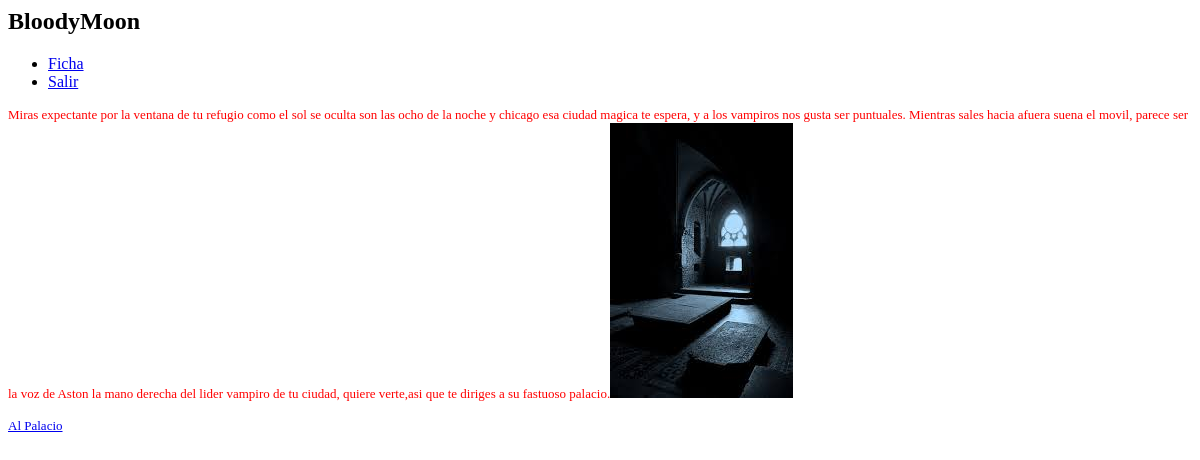
The page /jugar.php (signed in) on the database its author committed.
### tables this page shows
CREATE TABLE IF NOT EXISTS `escena` (
`ID` int(11) NOT NULL,
  `nombre` text NOT NULL,
  `descripcion` text NOT NULL,
  `imagen` text NOT NULL,
  `visitada` tinyint(4) DEFAULT NULL
);

### jugar.php (the view, shortened to what this page needs)
<html>
<head>
 <link rel="stylesheet" type="text/css" href="estilo.css">
<link rel="stylesheet" href="http://code.jquery.com/mobile/1.0a4.1/jquery.mobile-1.0a4.1.min.css" />
</head>
<body>
    <div data-role="page">
    <div data-role="header">
        <h2>BloodyMoon</h2>
	<div data-role="navbar">
   <ul>
      <li><a href="ficha.php" data-icon="grid" >Ficha</a></li>
      <li><a href="logout.php" data-icon="star">Salir</a></li>
   </ul>
</div>
    </div>
    <?php
if(!isset($_SESSION['uid'])){
    echo "Tienes que estar logeado para ver esta pagina!";
}else{
    ?>
    <div data-role="content">
    <?php
    $consulta2="SELECT * FROM escena where ID=20";
    $resultado = mysql_query($consulta2);
    while ($fila = mysql_fetch_assoc($resultado)) {
    echo $fila["descripcion"];
    echo '<img src="'.$fila["imagen"].'">';
   }
?>
<br>
<br>
<a href="palacio.php" data-role="button" data-mini="true">Al Palacio</a>
       </body>
  <?php
}
?>

### estilo.css (style rules this page uses)
[data-role="content"] { font-size:small;font-style:normal;color:red;text-shadow: none; }

### rows shown on the page
escena: descripcion "Miras expectante por la ventana de tu refugio como el sol se oculta son las ocho de la noche y chicago esa ciudad magica te espera, y a los vampiros nos gusta ser puntuales. Mientras sales hacia afuera suena el movil, parece ser la voz de Aston la mano derecha del lider vampiro de tu ciudad, quiere verte,asi que te diriges a su fastuoso palacio.", imagen (picture)
